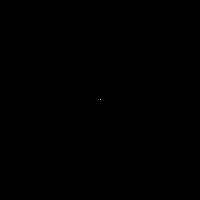
Frame 1 (no input)
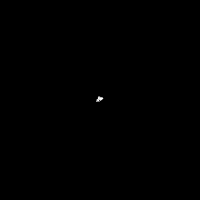
Frame 60 (no input)
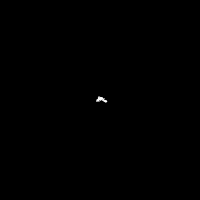
Frame 120 (the mouse pressed at the canvas centre since frame 60)

The p5.js sketch that drew these frames (run headless with seeded random() and noise() and a simulated clock; from frame 60 on, the mouse is pressed at the canvas centre):

// p5.js sketch
// ── sketch.js
let walker;

function setup() {
  createCanvas(200, 200);
  walker = new Walker();
  background(0);
}

function draw() {
  walker.step();
  walker.show();
}

// ── Walker.js
class Walker {
    constructor() {
        this.x = width / 2;
        this.y = height/ 2;
    }

    show() {
        stroke(255);
        point(this.x, this.y);
    }

    step() {
        // 4 possible steps
        // let choice = floor(random(4));

        // if (choice === 0) {
        //     this.x++;
        // } else if (choice === 1) {
        //     this.x--;
        // } else if (choice === 2) {
        //     this.y++;
        // } else {
        //     this.y--;
        // }

        // 8 possible steps
        let xstep = random(-1, 1);
        let ystep = random(-1, 1);

        this.x += xstep;
        this.y += ystep;
    }
}
// ── randomWalker.html
<!DOCTYPE html>
<html>
  <head>
    <meta charset="UTF-8" />
    <meta name="viewport" content="width=device-width, initial-scale=1.0" />
    <title>randomWalker</title>
    <link rel="stylesheet" href="../style.css">
    <script src="https://cdnjs.cloudflare.com/ajax/libs/p5.js/1.4.0/p5.js"></script>
  </head>
  <body>

    <script src="Walker.js"></script>
    <script src="sketch.js"></script>
  </body>
</html>
